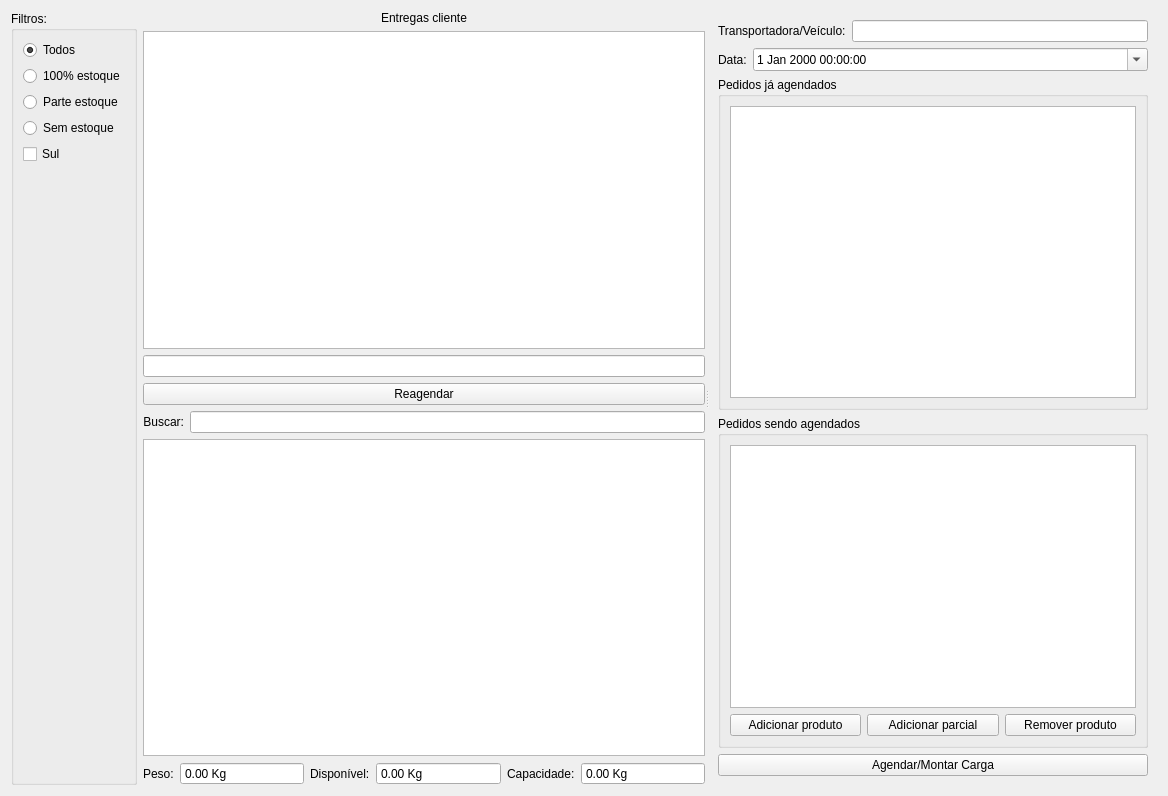
<?xml version="1.0" encoding="UTF-8"?>
<ui version="4.0">
 <class>WidgetLogisticaEntrega</class>
 <widget class="QWidget" name="WidgetLogisticaEntrega">
  <property name="geometry">
   <rect>
    <x>0</x>
    <y>0</y>
    <width>1168</width>
    <height>796</height>
   </rect>
  </property>
  <property name="windowTitle">
   <string>Form</string>
  </property>
  <layout class="QGridLayout" name="gridLayout_9">
   <item row="0" column="0">
    <widget class="QGroupBox" name="groupBoxFiltros">
     <property name="enabled">
      <bool>true</bool>
     </property>
     <property name="sizePolicy">
      <sizepolicy hsizetype="Maximum" vsizetype="Preferred">
       <horstretch>0</horstretch>
       <verstretch>0</verstretch>
      </sizepolicy>
     </property>
     <property name="title">
      <string>Filtros:</string>
     </property>
     <layout class="QGridLayout" name="gridLayout_12">
      <item row="5" column="0">
       <spacer name="verticalSpacer_5">
        <property name="orientation">
         <enum>Qt::Vertical</enum>
        </property>
        <property name="sizeHint" stdset="0">
         <size>
          <width>20</width>
          <height>290</height>
         </size>
        </property>
       </spacer>
      </item>
      <item row="1" column="0">
       <widget class="QRadioButton" name="radioButtonTotalEstoque">
        <property name="text">
         <string>100% estoque</string>
        </property>
       </widget>
      </item>
      <item row="0" column="0">
       <widget class="QRadioButton" name="radioButtonEntregaLimpar">
        <property name="text">
         <string>Todos</string>
        </property>
        <property name="checked">
         <bool>true</bool>
        </property>
       </widget>
      </item>
      <item row="2" column="0">
       <widget class="QRadioButton" name="radioButtonParcialEstoque">
        <property name="text">
         <string>Parte estoque</string>
        </property>
       </widget>
      </item>
      <item row="3" column="0">
       <widget class="QRadioButton" name="radioButtonSemEstoque">
        <property name="text">
         <string>Sem estoque</string>
        </property>
       </widget>
      </item>
      <item row="4" column="0">
       <widget class="QCheckBox" name="checkBoxMostrarSul">
        <property name="text">
         <string>Sul</string>
        </property>
       </widget>
      </item>
     </layout>
    </widget>
   </item>
   <item row="0" column="1" colspan="2">
    <widget class="QSplitter" name="splitter">
     <property name="orientation">
      <enum>Qt::Horizontal</enum>
     </property>
     <widget class="QWidget" name="layoutWidget">
      <layout class="QGridLayout" name="gridLayout_8">
       <item row="6" column="0">
        <layout class="QGridLayout" name="gridLayout_3">
         <item row="0" column="0">
          <widget class="QLabel" name="label_2">
           <property name="sizePolicy">
            <sizepolicy hsizetype="Maximum" vsizetype="Preferred">
             <horstretch>0</horstretch>
             <verstretch>0</verstretch>
            </sizepolicy>
           </property>
           <property name="text">
            <string>Peso:</string>
           </property>
          </widget>
         </item>
         <item row="0" column="1">
          <widget class="QDoubleSpinBox" name="doubleSpinBoxPeso">
           <property name="readOnly">
            <bool>true</bool>
           </property>
           <property name="buttonSymbols">
            <enum>QAbstractSpinBox::NoButtons</enum>
           </property>
           <property name="showGroupSeparator" stdset="0">
            <bool>true</bool>
           </property>
           <property name="suffix">
            <string> Kg</string>
           </property>
           <property name="maximum">
            <double>999999.989999999990687</double>
           </property>
          </widget>
         </item>
         <item row="0" column="5">
          <widget class="QDoubleSpinBox" name="doubleSpinBoxCapacidade">
           <property name="readOnly">
            <bool>true</bool>
           </property>
           <property name="buttonSymbols">
            <enum>QAbstractSpinBox::NoButtons</enum>
           </property>
           <property name="showGroupSeparator" stdset="0">
            <bool>true</bool>
           </property>
           <property name="suffix">
            <string> Kg</string>
           </property>
           <property name="maximum">
            <double>99999.990000000005239</double>
           </property>
          </widget>
         </item>
         <item row="0" column="3">
          <widget class="QDoubleSpinBox" name="doubleSpinBoxDisponivel">
           <property name="readOnly">
            <bool>true</bool>
           </property>
           <property name="buttonSymbols">
            <enum>QAbstractSpinBox::NoButtons</enum>
           </property>
           <property name="showGroupSeparator" stdset="0">
            <bool>true</bool>
           </property>
           <property name="suffix">
            <string> Kg</string>
           </property>
           <property name="maximum">
            <double>99999.990000000005239</double>
           </property>
          </widget>
         </item>
         <item row="0" column="2">
          <widget class="QLabel" name="label_4">
           <property name="sizePolicy">
            <sizepolicy hsizetype="Maximum" vsizetype="Preferred">
             <horstretch>0</horstretch>
             <verstretch>0</verstretch>
            </sizepolicy>
           </property>
           <property name="text">
            <string>Disponível:</string>
           </property>
          </widget>
         </item>
         <item row="0" column="4">
          <widget class="QLabel" name="label_5">
           <property name="sizePolicy">
            <sizepolicy hsizetype="Maximum" vsizetype="Preferred">
             <horstretch>0</horstretch>
             <verstretch>0</verstretch>
            </sizepolicy>
           </property>
           <property name="text">
            <string>Capacidade:</string>
           </property>
          </widget>
         </item>
        </layout>
       </item>
       <item row="1" column="0">
        <widget class="TableView" name="tableVendas">
         <property name="mouseTracking">
          <bool>true</bool>
         </property>
         <property name="editTriggers">
          <set>QAbstractItemView::NoEditTriggers</set>
         </property>
         <property name="selectionMode">
          <enum>QAbstractItemView::SingleSelection</enum>
         </property>
         <property name="selectionBehavior">
          <enum>QAbstractItemView::SelectRows</enum>
         </property>
         <property name="sortingEnabled">
          <bool>true</bool>
         </property>
         <attribute name="horizontalHeaderCascadingSectionResizes">
          <bool>true</bool>
         </attribute>
         <attribute name="horizontalHeaderStretchLastSection">
          <bool>false</bool>
         </attribute>
        </widget>
       </item>
       <item row="4" column="0">
        <layout class="QGridLayout" name="gridLayout_2">
         <item row="0" column="0">
          <widget class="QLabel" name="labelRecebimentosFornecedor_4">
           <property name="enabled">
            <bool>true</bool>
           </property>
           <property name="sizePolicy">
            <sizepolicy hsizetype="Maximum" vsizetype="Preferred">
             <horstretch>0</horstretch>
             <verstretch>0</verstretch>
            </sizepolicy>
           </property>
           <property name="text">
            <string>Buscar:</string>
           </property>
           <property name="alignment">
            <set>Qt::AlignRight|Qt::AlignTrailing|Qt::AlignVCenter</set>
           </property>
          </widget>
         </item>
         <item row="0" column="1">
          <widget class="QLineEdit" name="lineEditBusca">
           <property name="enabled">
            <bool>true</bool>
           </property>
          </widget>
         </item>
        </layout>
       </item>
       <item row="0" column="0">
        <widget class="QLabel" name="labelEntregasCliente">
         <property name="sizePolicy">
          <sizepolicy hsizetype="Preferred" vsizetype="Maximum">
           <horstretch>0</horstretch>
           <verstretch>0</verstretch>
          </sizepolicy>
         </property>
         <property name="text">
          <string>Entregas cliente</string>
         </property>
         <property name="alignment">
          <set>Qt::AlignCenter</set>
         </property>
        </widget>
       </item>
       <item row="5" column="0">
        <widget class="TableView" name="tableProdutos">
         <property name="mouseTracking">
          <bool>true</bool>
         </property>
         <property name="editTriggers">
          <set>QAbstractItemView::NoEditTriggers</set>
         </property>
         <property name="selectionMode">
          <enum>QAbstractItemView::MultiSelection</enum>
         </property>
         <property name="selectionBehavior">
          <enum>QAbstractItemView::SelectRows</enum>
         </property>
         <property name="sortingEnabled">
          <bool>true</bool>
         </property>
        </widget>
       </item>
       <item row="3" column="0">
        <widget class="QPushButton" name="pushButtonReagendarPedido">
         <property name="text">
          <string>Reagendar</string>
         </property>
        </widget>
       </item>
       <item row="2" column="0">
        <widget class="QLineEdit" name="lineEditAviso">
         <property name="styleSheet">
          <string notr="true">color: rgb(255, 0, 0);</string>
         </property>
         <property name="alignment">
          <set>Qt::AlignCenter</set>
         </property>
         <property name="readOnly">
          <bool>true</bool>
         </property>
        </widget>
       </item>
      </layout>
     </widget>
     <widget class="QFrame" name="frameCaminhao">
      <layout class="QGridLayout" name="gridLayout_4">
       <item row="2" column="0">
        <widget class="QGroupBox" name="groupBox">
         <property name="title">
          <string>Pedidos já agendados</string>
         </property>
         <layout class="QGridLayout" name="gridLayout_6">
          <item row="0" column="0">
           <widget class="TableView" name="tableTransp2">
            <property name="palette">
             <palette>
              <active>
               <colorrole role="Highlight">
                <brush brushstyle="SolidPattern">
                 <color alpha="255">
                  <red>51</red>
                  <green>153</green>
                  <blue>255</blue>
                 </color>
                </brush>
               </colorrole>
              </active>
              <inactive>
               <colorrole role="Highlight">
                <brush brushstyle="SolidPattern">
                 <color alpha="255">
                  <red>51</red>
                  <green>153</green>
                  <blue>255</blue>
                 </color>
                </brush>
               </colorrole>
              </inactive>
              <disabled>
               <colorrole role="Highlight">
                <brush brushstyle="SolidPattern">
                 <color alpha="255">
                  <red>51</red>
                  <green>153</green>
                  <blue>255</blue>
                 </color>
                </brush>
               </colorrole>
              </disabled>
             </palette>
            </property>
            <property name="mouseTracking">
             <bool>true</bool>
            </property>
            <property name="styleSheet">
             <string notr="true">QTreeView::item { border: 0.5px ; border-style: solid ; border-color: lightgray ;}</string>
            </property>
            <property name="editTriggers">
             <set>QAbstractItemView::NoEditTriggers</set>
            </property>
            <property name="alternatingRowColors">
             <bool>true</bool>
            </property>
            <property name="selectionBehavior">
             <enum>QAbstractItemView::SelectRows</enum>
            </property>
           </widget>
          </item>
         </layout>
        </widget>
       </item>
       <item row="3" column="0">
        <widget class="QGroupBox" name="groupBox_2">
         <property name="title">
          <string>Pedidos sendo agendados</string>
         </property>
         <layout class="QGridLayout" name="gridLayout_5">
          <item row="1" column="0">
           <widget class="QPushButton" name="pushButtonAdicionarProduto">
            <property name="text">
             <string>Adicionar produto</string>
            </property>
           </widget>
          </item>
          <item row="1" column="2">
           <widget class="QPushButton" name="pushButtonRemoverProduto">
            <property name="text">
             <string>Remover produto</string>
            </property>
           </widget>
          </item>
          <item row="0" column="0" colspan="3">
           <widget class="TableView" name="tableTransp">
            <property name="palette">
             <palette>
              <active>
               <colorrole role="Highlight">
                <brush brushstyle="SolidPattern">
                 <color alpha="255">
                  <red>51</red>
                  <green>153</green>
                  <blue>255</blue>
                 </color>
                </brush>
               </colorrole>
              </active>
              <inactive>
               <colorrole role="Highlight">
                <brush brushstyle="SolidPattern">
                 <color alpha="255">
                  <red>51</red>
                  <green>153</green>
                  <blue>255</blue>
                 </color>
                </brush>
               </colorrole>
              </inactive>
              <disabled>
               <colorrole role="Highlight">
                <brush brushstyle="SolidPattern">
                 <color alpha="255">
                  <red>51</red>
                  <green>153</green>
                  <blue>255</blue>
                 </color>
                </brush>
               </colorrole>
              </disabled>
             </palette>
            </property>
            <property name="mouseTracking">
             <bool>true</bool>
            </property>
            <property name="styleSheet">
             <string notr="true">QTreeView::item { border: 0.5px ; border-style: solid ; border-color: lightgray ;}</string>
            </property>
            <property name="editTriggers">
             <set>QAbstractItemView::NoEditTriggers</set>
            </property>
            <property name="alternatingRowColors">
             <bool>true</bool>
            </property>
            <property name="selectionBehavior">
             <enum>QAbstractItemView::SelectRows</enum>
            </property>
           </widget>
          </item>
          <item row="1" column="1">
           <widget class="QPushButton" name="pushButtonAdicionarParcial">
            <property name="enabled">
             <bool>true</bool>
            </property>
            <property name="text">
             <string>Adicionar parcial</string>
            </property>
           </widget>
          </item>
         </layout>
        </widget>
       </item>
       <item row="0" column="0">
        <layout class="QGridLayout" name="gridLayout">
         <item row="0" column="0">
          <widget class="QLabel" name="label">
           <property name="text">
            <string>Transportadora/Veículo:</string>
           </property>
          </widget>
         </item>
         <item row="0" column="1">
          <widget class="ItemBox" name="itemBoxVeiculo"/>
         </item>
        </layout>
       </item>
       <item row="1" column="0">
        <layout class="QGridLayout" name="gridLayout_7">
         <item row="0" column="0">
          <widget class="QLabel" name="label_3">
           <property name="sizePolicy">
            <sizepolicy hsizetype="Maximum" vsizetype="Preferred">
             <horstretch>0</horstretch>
             <verstretch>0</verstretch>
            </sizepolicy>
           </property>
           <property name="text">
            <string>Data:</string>
           </property>
          </widget>
         </item>
         <item row="0" column="1">
          <widget class="QDateTimeEdit" name="dateTimeEdit">
           <property name="calendarPopup">
            <bool>true</bool>
           </property>
          </widget>
         </item>
        </layout>
       </item>
       <item row="4" column="0">
        <widget class="QPushButton" name="pushButtonAgendarCarga">
         <property name="text">
          <string>Agendar/Montar Carga</string>
         </property>
        </widget>
       </item>
      </layout>
     </widget>
    </widget>
   </item>
  </layout>
 </widget>
 <customwidgets>
  <customwidget>
   <class>TableView</class>
   <extends>QTableView</extends>
   <header>src/tableview.h</header>
  </customwidget>
  <customwidget>
   <class>ItemBox</class>
   <extends>QLineEdit</extends>
   <header>src/itembox.h</header>
  </customwidget>
 </customwidgets>
 <resources/>
 <connections/>
</ui>
